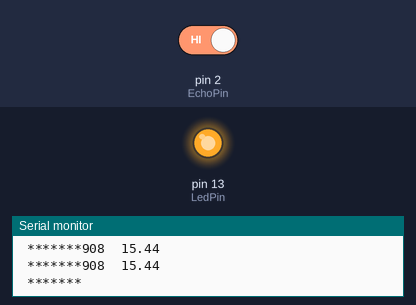
Simulated run of this sketch. Board: Arduino Uno, built with avr-gcc and run on an emulated ATmega328P. Parts: output pins drawn as LEDs (lit = HIGH), the last lines printed to the serial monitor. Inputs (shaded band) come from the test bench; at power-on: pin 2 (EchoPin) HIGH. Pins used as bus, display or sensor lines are not drawn.

Above: at 1.2 s.
1.3 s: pin 2 (EchoPin) driven LOW
At 2.3 s:
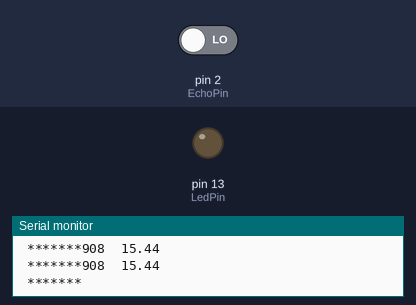
2.8 s: pin 2 (EchoPin) driven HIGH
At 3.5 s:
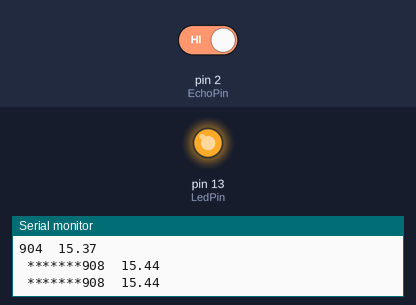
Timing chart, 0 to 5.8 s (numbered marks = the images above; inputs shaded):
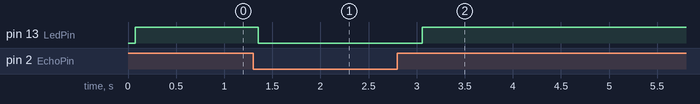

Measured:
- after the input at 1.3 s, pin 13 (LedPin): HIGH → LOW after 0.05 s
- after the input at 2.8 s, pin 13 (LedPin): LOW → HIGH after 0.26 s

The sketch:

VernierMotionDetectorThreshold.ino
```cpp
/*
VernierMotionDetectorThreshhold (v 2014.09)
Takes data from a Vernier Motion Detector connected to BTD 1 connector.

This sketch measures the time taken for the ultrasound to return (in microseconds)
and then calculates the corresponding distance (based on the speed of ultrasound
in air) and displays the distance (in cm) on the Serial Monitor.

Here is how the Vernier Motion Detector works:
- when pin 2 on BTD is pulled high, this triggers the ultrasound pulse
- the program then starts timing but then delays 0.9 ms *(blanking time,
   0.9 seconds is the time it takes ultrasound to travel 15 cm twice (round trip))
- the program then monitors pin 1 on the BTD, waiting for it to go high.
This happens when an echo is detected.

As written, the reading will be displayed roughly every quarter of a second.
Change the delay at the end of the loop to change the rate.

This version turns on an LED connected to pin 13,
if the distance is less than one meter

See www.vernier.com/arduino for more information.
 */
const int TriggerPin = 3; //trigger pin
const int EchoPin = 2;// echo pin
const int LedPin = 13;// LED pin

void setup()
{
  // initialize the Ping pin as an output:
  pinMode(TriggerPin, OUTPUT);
  pinMode(EchoPin, INPUT); //this is the pin that goes high when an echo is received
  pinMode(LedPin, OUTPUT); //used for the LED
  // initialize serial communication at 9600 bits per second:
  Serial.begin(9600);
  Serial.println("Vernier Format 2");
  Serial.println("Motion Detector Readings taken using Ardunio");
  Serial.println("Data Set");
  Serial.print("Time for Echo");//long name
  Serial.print("\t"); //tab character
  Serial.println ("Distance"); //long name
  Serial.print("delta t");//short name
  Serial.print("\t"); //tab character
  Serial.println ("D"); //short name
  Serial.print("seconds");//units
  Serial.print("\t"); // tab character
  Serial.println ("meters"); //units
}
void loop()
{
  long time;// clock reading in microseconds
  long Duration; // time it take echo to return
  const float SpeedOfSound = 340; //in m/s
  float Distance;// in centimeters
  int val = 0;digitalWrite(LedPin, LOW);
  digitalWrite(TriggerPin, LOW);
  delayMicroseconds(4000);
  digitalWrite(TriggerPin, HIGH); // start the ultrasound pulse
  time = micros(); //note time
  delayMicroseconds(900); //delay during the blanking time
  do
  {
    val =digitalRead(EchoPin);
    // if no echo, repeat loop and wait:
  }
  while (val == LOW) ;
  Duration =micros() - time;
  /* The speed of sound is 340 m/s.
  The ultrasound travels out and back, so to find the distance of the
  object we take half of the distance traveled.*/
  Distance= Duration *SpeedOfSound/2/10000 ;// note convert to cm
  Serial.print(Duration);// print the time it took until the echo
  Serial.print("\t"); // tab character
  Serial.println(Distance);
  if (Distance < 100)
    {
      // if distance< 1 meter
      digitalWrite(LedPin, HIGH);
      Serial.print(" *******");
     }
  delay(250); //delay a quarter of a second
}
```
